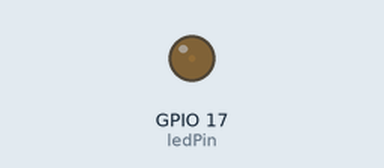
Recording of a sketch running on a simulated ESP32. On the bench: output pins drawn as LEDs (lit = HIGH).

Above: at 0.05 s.
At 3.15 s:
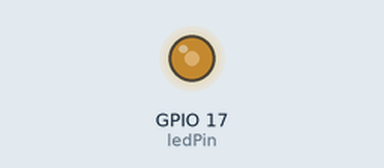
At 6.3 s:
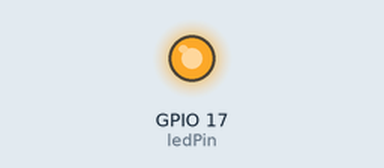
At 12.55 s:
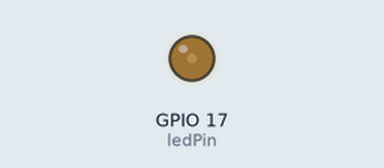
Timing chart, 0 to 19.2 s (numbered marks = the images above):
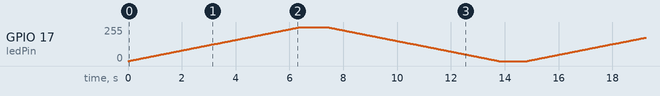

The sketch:

C3.7.ino
```cpp
//Seleccionamos que el GPIO16 sera la que usaremos
const int ledPin = 17;

//Propiedades de PWM
const int freq = 5000;
const int ledChannel = 0;
const int resolution = 8;

void setup() {
  //Se configura el comportamiento del LED a una frecuencia de 5000
  ledcSetup(ledChannel, freq, resolution);
  //Aqui se declara el ledPin para ser controlado
  ledcAttachPin(ledPin, ledChannel);

}

void loop() {
  //Incrementa el brillo del LED cuando el valor de dutyCycle es igual o menor a 255
  for(int dutyCycle = 0; dutyCycle <= 255; dutyCycle++){
    //se cambia el brillo del LED segun el valor de dutyCycle
    ledcWrite(ledChannel, dutyCycle);
    delay(25);
  }

  delay(1000);

  //Disminuye el brillo del LED cuando el valor de dutyCycle es 255
  for(int dutyCycle = 255; dutyCycle >= 0; dutyCycle--){
    //se cambia el brillo del LED segun el valor de dutyCycle
    ledcWrite(ledChannel, dutyCycle);
    delay(25);
  }

  delay(1000);
}
```
